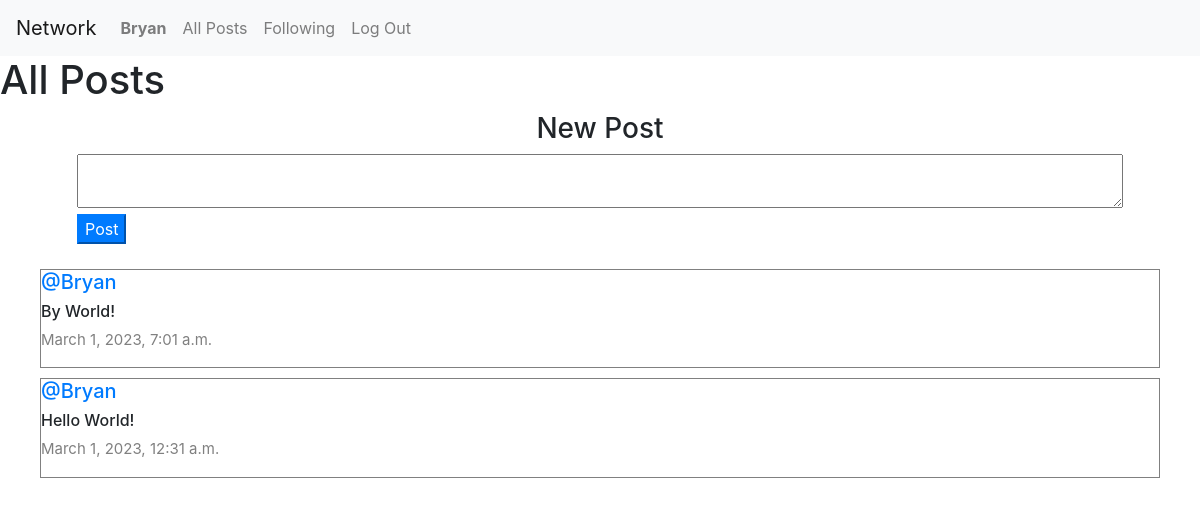
/ (signed in), run on the app's committed database.
### network/models.py (models this page shows, shortened)
class User(AbstractUser):
    pass

class Post(models.Model):
    content = models.CharField(max_length=140)
    user = models.ForeignKey(User, on_delete=models.CASCADE, related_name="author")
    date = models.DateTimeField(auto_now_add=True)

### network/views.py (the view)
# urls.py: path("", views.index, name="index"),
def index(request):
    allPosts = Post.objects.all().order_by("id").reverse()
    paginator = Paginator(allPosts, 10)
    page_number = request.GET.get('page')
    posts_of_the_page = paginator.get_page(page_number)
    return render(request, "network/index.html", {
        "allPosts": allPosts,
        "posts_of_the_page": posts_of_the_page
    })

### network/templates/network/index.html (shortened to what this page needs)
{% extends "network/layout.html" %}
{% block body %}
    <h1>All Posts</h1>
    {% if user.is_authenticated %}
    <div class="new-post">
        <h3>New Post</h3>
        <form action="{% url 'newPost' %}" method="post">
            <textarea name="content" row="4" cols="100"></textarea>
            <br>
            <input type="submit" value="Post" class="vtn btn-primary"/>
        </form>
    </div>
    {% endif %}
    <div class="all-posts">
        {% for post in posts_of_the_page %}
            <div class="row post" >
                <h5 class="username"><a href="{% url 'profile' user_id=post.user.id %}">@{{ post.user }}</a></h5>
                <h6>{{ post.content }}</h6>
                <p class="date">{{ post.date }}</p>
            </div>
            {% endfor %}
    </div>
{% endblock %}

### network/templates/network/layout.html (shortened to what this page needs)
{% load static %}
<!DOCTYPE html>
<html lang="en">
    <head>
        <link rel="stylesheet" href="https://stackpath.bootstrapcdn.com/bootstrap/4.4.1/css/bootstrap.min.css">
        <link href="{% static 'network/styles.css' %}" rel="stylesheet">
    </head>
    <body>
        <nav class="navbar navbar-expand-lg navbar-light bg-light">
            <a class="navbar-brand" href="{% url 'index' %}">Network</a>
            <div>
              <ul class="navbar-nav mr-auto">
                {% if user.is_authenticated %}
                    <li class="nav-item">
                        <a class="nav-link" href="{%url 'profile' user_id=user.id%}"><strong>{{ user.username }}</strong></a>
                    </li>
                {% endif %}
                <li class="nav-item">
                  <a class="nav-link" href="{% url 'index' %}">All Posts</a>
                </li>
                {% if user.is_authenticated %}
                    <li class="nav-item">
                        <a class="nav-link" href="{% url 'following' %}">Following</a>
                    </li>
                    <li class="nav-item">
                        <a class="nav-link" href="{% url 'logout' %}">Log Out</a>
                    </li>
                {% endif %}
              </ul>
            </div>
          </nav>
        <div class="body">
            {% block body %}
            {% endblock %}
        </div>
    </body>
</html>

### network/static/network/styles.css (style rules this page uses)
.new-post { display: flex; flex-direction: column; justify-content: right; align-items: center; }
.all-posts { display: flex; justify-content: flex-start; flex-direction: column; margin: 20px; }
.post { border: 0.1px solid gray; display: flex; justify-content: center; flex-direction: column; box-sizing: border-box; margin: 5px 20px; }
.username { font-size: 20px; }
.date { color: gray; font-size: 15px; }

### data on the page
User: username "Bryan"
Post: user "Bryan", content "By World!", date "March 1, 2023, 7:01 a.m."
Post: user "Bryan", content "Hello World!", date "March 1, 2023, 12:31 a.m."
